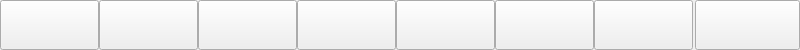
<?xml version="1.0" encoding="UTF-8"?>
<ui version="4.0">
 <class>rostatebar</class>
 <widget class="QWidget" name="rostatebar">
  <property name="geometry">
   <rect>
    <x>0</x>
    <y>0</y>
    <width>800</width>
    <height>50</height>
   </rect>
  </property>
  <property name="windowTitle">
   <string>Form</string>
  </property>
  <widget class="QWidget" name="widget_digit" native="true">
   <property name="geometry">
    <rect>
     <x>0</x>
     <y>0</y>
     <width>695</width>
     <height>50</height>
    </rect>
   </property>
   <widget class="QPushButton" name="pushButton_1">
    <property name="geometry">
     <rect>
      <x>0</x>
      <y>0</y>
      <width>99</width>
      <height>50</height>
     </rect>
    </property>
    <property name="text">
     <string/>
    </property>
   </widget>
   <widget class="QPushButton" name="pushButton_2">
    <property name="geometry">
     <rect>
      <x>99</x>
      <y>0</y>
      <width>99</width>
      <height>50</height>
     </rect>
    </property>
    <property name="text">
     <string/>
    </property>
   </widget>
   <widget class="QPushButton" name="pushButton_3">
    <property name="geometry">
     <rect>
      <x>198</x>
      <y>0</y>
      <width>99</width>
      <height>50</height>
     </rect>
    </property>
    <property name="text">
     <string/>
    </property>
   </widget>
   <widget class="QPushButton" name="pushButton_4">
    <property name="geometry">
     <rect>
      <x>297</x>
      <y>0</y>
      <width>99</width>
      <height>50</height>
     </rect>
    </property>
    <property name="text">
     <string/>
    </property>
   </widget>
   <widget class="QPushButton" name="pushButton_5">
    <property name="geometry">
     <rect>
      <x>396</x>
      <y>0</y>
      <width>99</width>
      <height>50</height>
     </rect>
    </property>
    <property name="text">
     <string/>
    </property>
   </widget>
   <widget class="QPushButton" name="pushButton_6">
    <property name="geometry">
     <rect>
      <x>495</x>
      <y>0</y>
      <width>99</width>
      <height>50</height>
     </rect>
    </property>
    <property name="text">
     <string/>
    </property>
   </widget>
   <widget class="QPushButton" name="pushButton_7">
    <property name="geometry">
     <rect>
      <x>594</x>
      <y>0</y>
      <width>99</width>
      <height>50</height>
     </rect>
    </property>
    <property name="text">
     <string/>
    </property>
   </widget>
  </widget>
  <widget class="QWidget" name="widget_other" native="true">
   <property name="geometry">
    <rect>
     <x>695</x>
     <y>0</y>
     <width>105</width>
     <height>50</height>
    </rect>
   </property>
   <widget class="QPushButton" name="pushButton_other">
    <property name="geometry">
     <rect>
      <x>0</x>
      <y>0</y>
      <width>105</width>
      <height>50</height>
     </rect>
    </property>
    <property name="text">
     <string/>
    </property>
   </widget>
  </widget>
 </widget>
 <resources/>
 <connections/>
</ui>
